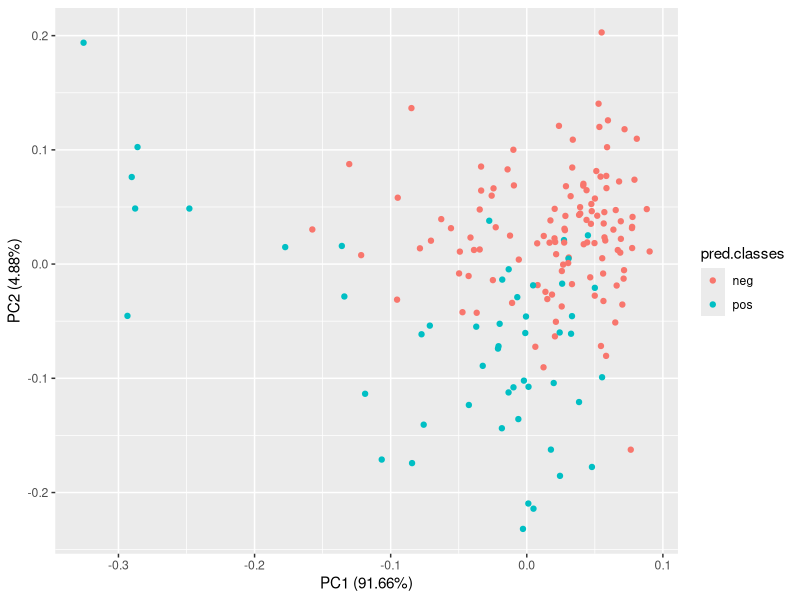
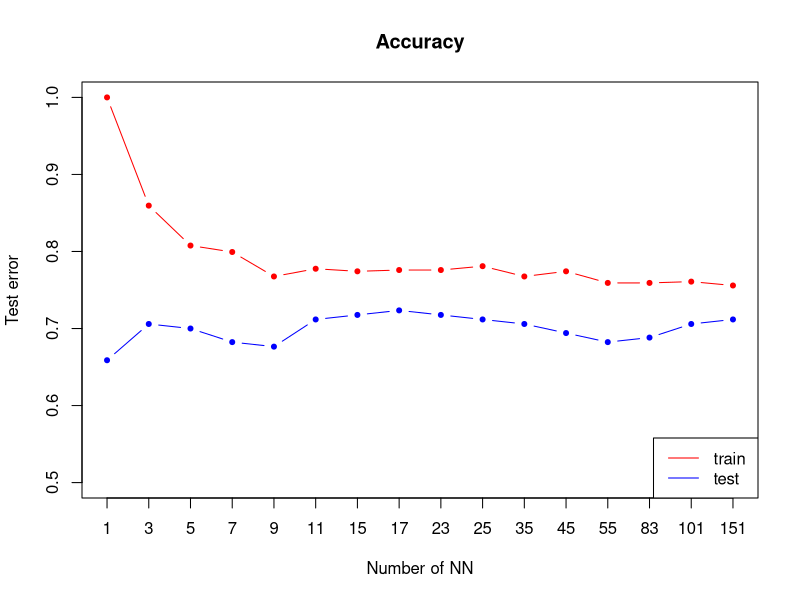
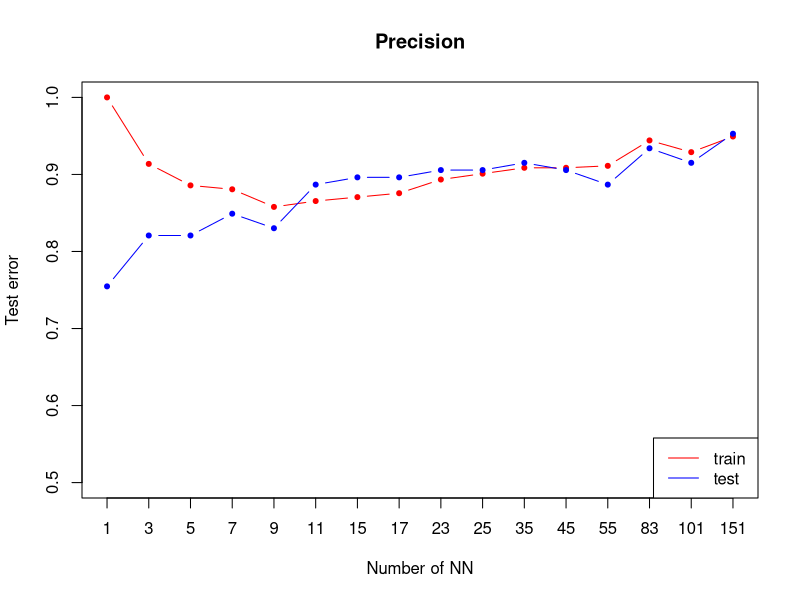
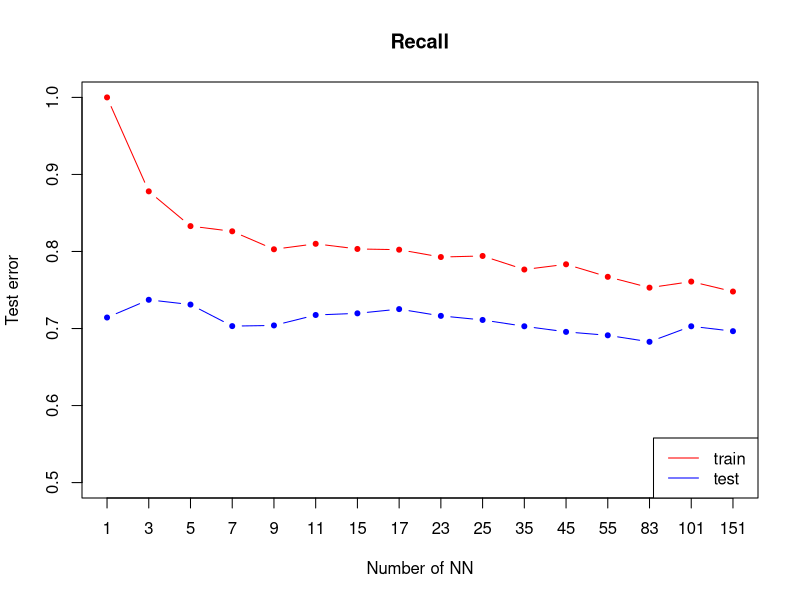

Here is the R script that generated these plots, in order: (Note: this script raises an error after producing the figures.)
## ---- chunk 1
library("mlbench")
library("caTools")
library("class")
library(mice)
library(grid)
library("rpart")



utils::data("PimaIndiansDiabetes2")
data <- PimaIndiansDiabetes2

set.seed(101) 

init = mice(data, maxit=0) 
meth = init$method
predM = init$predictorMatrix
imputed = mice(data, method=meth, predictorMatrix=predM, m=5)
data <- complete(imputed)


sample <- sample.split(data, SplitRatio = 0.8)
train <- subset(data, sample == TRUE)
test  <- subset(data, sample == FALSE)

## ---- chunk 2
trainDf <- train[, -9]
testDf <- test[,-9]

#NA2mean <- function(x) replace(x, is.na(x), mean(x, na.rm = TRUE))
#trainDf <- replace(trainDf, TRUE, lapply(trainDf, NA2mean))
#testDf <- replace(testDf, TRUE, lapply(testDf, NA2mean))

pred.classes <- knn(trainDf, testDf, train$diabetes, k=5)
testDf <- cbind(testDf,pred.classes)

## ---- chunk 3

library(ggfortify)
autoplot(prcomp(testDf[,-9]), data = testDf, colour = 'pred.classes')
## ---- chunk 4
ks <- c(1,3,5,7,9,11,15,17,23,25,35,45,55,83,101,151 )# nearest neighbours to try
nks <- length(ks)

accuracy.train <- numeric(length=nks)
accuracy.test <- numeric(length=nks)

precision.train <- numeric(length=nks)
precision.test <- numeric(length=nks)

recall.train <- numeric(length=nks)
recall.test <- numeric(length=nks)


for (i in seq(along=ks)) {
mod.train <- knn(trainDf,trainDf,k=ks[i],cl=train$diabetes)
confussionMatrixTrain = table(mod.train, train$diabetes)
accuracy.train[i] = sum(mod.train == train$diabetes)/length(train$diabetes)
precision.train[i] = confussionMatrixTrain[1,1]/sum(confussionMatrixTrain[,1])
recall.train[i] = confussionMatrixTrain[1,1]/sum(confussionMatrixTrain[1,])

mod.test <- knn(trainDf, testDf[,-9],k= ks[i],cl= train$diabetes)
confussionMatrixTest = table(mod.test, test$diabetes)
accuracy.test[i] = sum(mod.test == test$diabetes)/length(test$diabetes)
precision.test[i] = confussionMatrixTest[1,1]/sum(confussionMatrixTest[,1])
recall.test[i] = confussionMatrixTest[1,1]/sum(confussionMatrixTest[1,])
}

#Accuracy
plot(accuracy.train,xlab="Number of NN",ylab="Test error",type="n",xaxt="n", ylim=c(0.5, 1),  main="Accuracy",)
axis(1, 1:length(ks), as.character(ks))
lines(accuracy.train,type="b",col='red',pch=20)
lines(accuracy.test,type="b",col='blue',pch=20)
legend("bottomright",lty=1,col=c("red","blue"),legend = c("train ", "test "))


#Precision
plot(precision.train,xlab="Number of NN",ylab="Test error",type="n",xaxt="n", ylim=c(0.5, 1),  main="Precision",)
axis(1, 1:length(ks), as.character(ks))
lines(precision.train,type="b",col='red',pch=20)
lines(precision.test,type="b",col='blue',pch=20)
legend("bottomright",lty=1,col=c("red","blue"),legend = c("train ", "test "))


#Recall
plot(recall.train,xlab="Number of NN",ylab="Test error",type="n",xaxt="n", ylim=c(0.5, 1),  main="Recall",)
axis(1, 1:length(ks), as.character(ks))
lines(recall.train,type="b",col='red',pch=20)
lines(recall.test,type="b",col='blue',pch=20)
legend("bottomright",lty=1,col=c("red","blue"),legend = c("train ", "test "))
## ---- chunk 5
plot.knn <- function(k, indexA, indexB) {
  grid.A <- seq(min(data[,indexA]), max(data[,indexA]), (max(data[,indexA]) - min(data[,indexA])) / 100)
  grid.B <- seq(min(data[,indexB]), max(data[,indexB]), (max(data[,indexB]) - min(data[,indexB])) / 100)
  grid <- expand.grid(grid.A,grid.B)
  colnames(grid) <- colnames(trainDf[, c(indexA, indexB)])
  predicted.classes <- knn(trainDf[, c(indexA, indexB)], grid, train$diabetes, k=k)
  plot(data[, indexA], data[ ,indexB], pch=20, col=col1[as.numeric(data$diabetes)], xlab=colnames(data)[indexA], ylab=colnames(data)[indexB])
  points(grid[, 1], grid[,2], pch='.', col=col1[as.numeric(predicted.classes)])  # draw grid
  legend("topleft", legend=levels(data$diabetes),fill =col1)
  title(c("Classification with k=", k))
  predicted.matrix <- matrix(as.numeric(predicted.classes), length(grid.A), length(grid.B))
  contour(grid.A, grid.B, predicted.matrix, levels=c(1.5), drawlabels=FALSE,add=TRUE)
}


plot.knn(5, 2, 8)
plot.knn(5, 3, 6)

## ---- chunk 6
plot.knn.pca <- function(k) {
  pca.values <- prcomp(trainDf)$x
  grid.PC1 <- seq(min(pca.values[,1]), max(pca.values[,1]), 5)
  grid.PC2 <- seq(min(pca.values[,2]), max(pca.values[,2]), 1)
  grid <- expand.grid(grid.PC1,grid.PC2)
  colnames(grid) <- c('PC1','PC2')
  predicted.classes <- knn(pca.values[,c(1,2)], grid, train$diabetes, k=k)
  plot(pca.values[,1], pca.values[,2], pch=20, col=col1[as.numeric(train$diabetes)], xlab='PC1', ylab='PC2')
  points(grid$PC1, grid$PC2, pch='.', col=col1[as.numeric(predicted.classes)])  # draw grid
  legend("topleft", legend=levels(data$diabetes),fill =col1)
  title(c("PCA Classification with k=", k))
  
  predicted.matrix <- matrix(as.numeric(predicted.classes), length(grid.PC1), length(grid.PC2))
  contour(grid.PC1, grid.PC2, predicted.matrix, levels=c(1.5), drawlabels=FALSE,add=TRUE)
}


plot.knn.pca(100)
plot.knn.pca(1)
## ---- chunk 7
glm <- glm(diabetes~.,family=binomial(logit),data=data)
summary(glm)
## ---- chunk 8
glm2 <- glm(diabetes~pregnant + glucose + insulin + mass + pedigree,family=binomial(logit),data=data)
summary(glm2)
## ---- chunk 9
glm3 <- glm(diabetes~pregnant + glucose + mass + pedigree,family=binomial(logit),data=data)
summary(glm3)
## ---- chunk 10
model1 <- rpart(diabetes ~., data = data, method = "class")
str(model1)
# Plot the trees
printcp(model1) # display the results
plotcp(model1) # visualize cross-validation results
summary(model1) # detailed summary of splits
predicted.classes <- predict(model1, testDf, type = "class")

print(1 - mean(predicted.classes == test$diabetes))

# plot tree
plot(model1, uniform=TRUE,
   main="Classification Tree for Diabetess")
text(model1, use.n=TRUE, all=TRUE, cex=.8)
bestcp <- model1$cptable[which.min(model1$cptable[,"xerror"]),"CP"]
model1.pruned <- prune(model1, cp = bestcp)
conf.matrix <- table(data$diabetes, predict(model1.pruned,type="class"))
rownames(conf.matrix) <- paste("Actual", rownames(conf.matrix), sep = ":")
colnames(conf.matrix) <- paste("Pred", colnames(conf.matrix), sep = ":")
print(conf.matrix)
## ---- chunk 11
possible_bucket_sizes <- seq(1, 300, 10)
nks <- length(possible_bucket_sizes)

accuracy.train <- numeric(length=nks)
accuracy.test <- numeric(length=nks)

precision.train <- numeric(length=nks)
precision.test <- numeric(length=nks)

recall.train <- numeric(length=nks)
recall.test <- numeric(length=nks)

for(i in seq(1:length(possible_bucket_sizes))){
  cart_model <- rpart(diabetes ~., data = train, method = "class",control = rpart.control(minbucket = possible_bucket_sizes[i]))
  predicted.classes.test <- predict(cart_model, testDf, type = "class")
  predicted.classes.train <- predict(cart_model, trainDf, type = "class")

    confussionMatrixTrain = table(predicted.classes.train, train$diabetes)
    accuracy.train[i] <- mean(predicted.classes.train == train$diabetes)
    precision.train[i] = confussionMatrixTrain[1,1]/sum(confussionMatrixTrain[,1])
    recall.train[i] = confussionMatrixTrain[1,1]/sum(confussionMatrixTrain[1,])

    confussionMatrixTest = table(predicted.classes.test, test$diabetes)
    accuracy.test[i] <- mean(predicted.classes.test == test$diabetes)
    precision.test[i] = confussionMatrixTest[1,1]/sum(confussionMatrixTest[,1])
    recall.test[i] = confussionMatrixTest[1,1]/sum(confussionMatrixTest[1,])
}

#Accuracy
plot(accuracy.train,xlab="Number of items in leafs",ylab="Test error",type="n",xaxt="n", ylim=c(0.5, 1),  main="Accuracy",)
axis(1, 1:length(ks), as.character(ks))
lines(accuracy.train,type="b",col='red',pch=20)
lines(accuracy.test,type="b",col='blue',pch=20)
legend("bottomright",lty=1,col=c("red","blue"),legend = c("train ", "test "))

#Precision
plot(precision.train,xlab="Number of items in leafs",ylab="Test error",type="n",xaxt="n", ylim=c(0.5, 1),  main="Precision",)
axis(1, 1:length(ks), as.character(ks))
lines(precision.train,type="b",col='red',pch=20)
lines(precision.test,type="b",col='blue',pch=20)
legend("bottomright",lty=1,col=c("red","blue"),legend = c("train ", "test "))


#Recall
plot(recall.train,xlab="Number of items in leafs",ylab="Test error",type="n",xaxt="n", ylim=c(0.5, 1),  main="Recall",)
axis(1, 1:length(ks), as.character(ks))
lines(recall.train,type="b",col='red',pch=20)
lines(recall.test,type="b",col='blue',pch=20)
legend("bottomright",lty=1,col=c("red","blue"),legend = c("train ", "test "))
